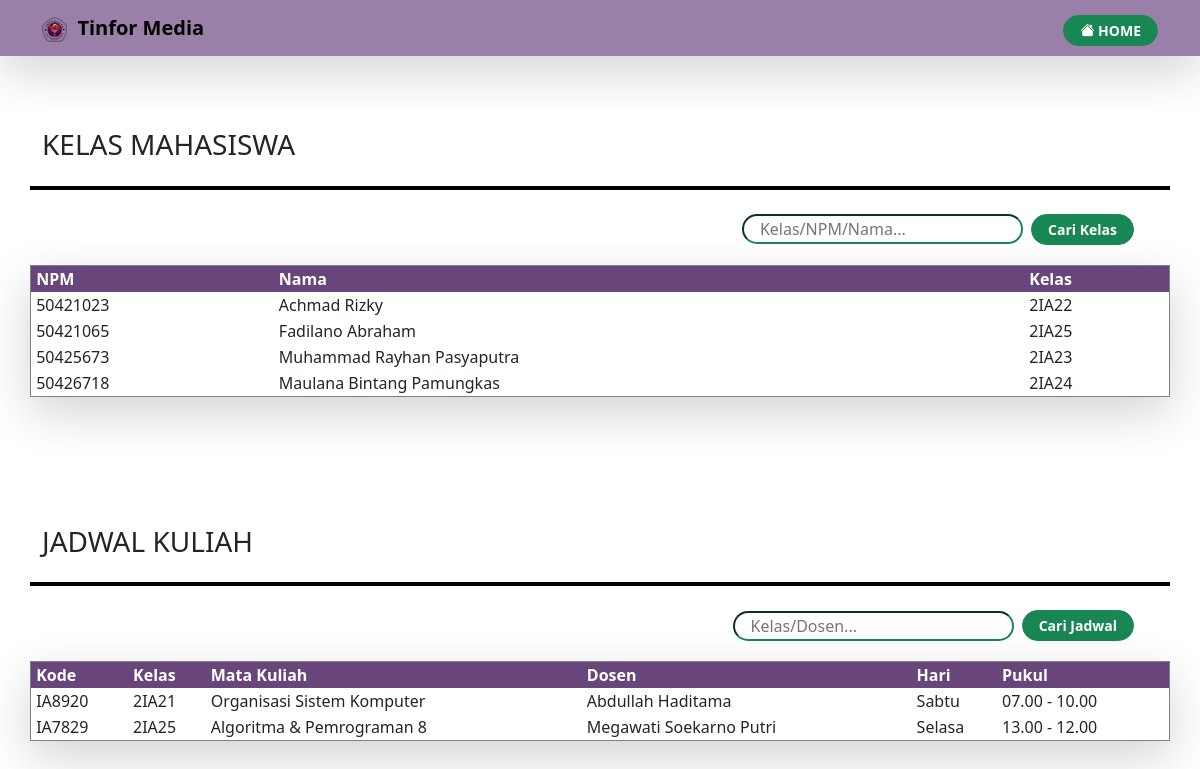
The app's page /indexphp-dashboard-jadwal&kelas.php with its own data.
### tables this page shows
CREATE TABLE `tb_kelasmahasiswa` (
  `npm` varchar(10) NOT NULL,
  `nama` varchar(60) NOT NULL,
  `kelas` varchar(7) NOT NULL
);

CREATE TABLE `tb_jadwalkuliah` (
  `kd_mk` varchar(10) NOT NULL,
  `kelas` varchar(7) NOT NULL,
  `matakuliah` varchar(60) NOT NULL,
  `namadosen` varchar(60) NOT NULL,
  `hari` varchar(10) NOT NULL,
  `pukul` varchar(15) NOT NULL
);

### indexphp-dashboard-jadwal&kelas.php (the view, shortened to what this page needs)
<?php
  include 'connect.php';
?>
<!doctype html>
<html lang="en">
  <head>
    <link href="https://cdn.jsdelivr.net/npm/bootstrap@5.3.0-alpha3/dist/css/bootstrap.min.css" rel="stylesheet" />
    <link rel="stylesheet" href="https://cdn.jsdelivr.net/npm/bootstrap-icons@1.10.5/font/bootstrap-icons.css" />
  </head>
  <body>
    <nav class="navbar navbar-expand-lg shadow-lg fixed-top" id="navbar">
      <div class="container">
        <a class="navbar-brand fw-semibold"><img src="img/general/logogundar.png" alt="logogundar" width="25" />&nbsp; Tinfor Media</a>
        <div class="collapse navbar-collapse" id="navbarNav">
          <ul class="navbar-nav ms-auto fw-bold gap-2">
            <li class="nav-item">
              <a class="btn btn-sm mt-1 fw-semibold btn-success pe-3 ps-3 rounded-4" href="index.php #dashboard"><i class="bi bi-house-fill"></i> HOME</a>
            </li>
          </ul>
        </div>
      </div>
    </nav>
    <section class="kelas-mahasiswa" id="kelas-mahasiswa">
      <div class="container">
        <div class="row">
          <h3 class="text-start">KELAS MAHASISWA</h3>
          <div class="border border-2 border-black mt-3 mb-4"></div>
          <div class="row text-end mb-3">
            <form method="POST" action="#kelas-mahasiswa">
              <input type="text" name="keyword-kelas" autocomplete="off" placeholder="Kelas/NPM/Nama..." size="23" class="border-2 border-success rounded-4 ps-3">
              <button class="btn btn-sm btn-success fw-semibold mb-1 rounded-4 ps-3 pe-3 p-1 ms-1" type="submit" name="btn-kelas">Cari Kelas</button>
            </form>
          </div>
          <table border="" cellspacing="0" width="60%" class="shadow-lg align-content-center justify-content-center">
            <tr style="background-color: rgb(104, 70, 124)" class="text-white fw-semibold">
              <th>&nbsp;NPM</th>
              <th>Nama</th>
              <th>Kelas</th>
            </tr>
            <?php
              if(isset($_POST['btn-kelas'])) {
                $search = $_POST['keyword-kelas'];
                $query  = "SELECT * FROM tb_kelasmahasiswa where NPM LIKE '%".$search."%' OR nama LIKE '%".$search."%' OR kelas LIKE '%".$search."%'";
              } else {
                $query  = "SELECT * FROM tb_kelasmahasiswa";
              }
              $select = mysqli_query($connect, $query);
              while ($data = mysqli_fetch_array($select)) {
            ?>
            <tr>
              <td>&nbsp;<?php echo $data['npm']; ?></td>
              <td><?php echo $data['nama']; ?></td>
              <td><?php echo $data['kelas']; ?></td>
            </tr>
            <?php } ?>
          </table>
        </div>
      </div>
    </section>
    <section class="jadwal-kuliah" id="jadwal-kuliah">
      <div class="container">
        <div class="row">
          <h3 class="text-start">JADWAL KULIAH</h3>
          <div class="border border-2 border-black mt-3 mb-4"></div>
          <div class="row text-end mb-3">
            <form method="POST" action="#jadwal-kuliah">
              <input type="text" name="keyword-jadwalkuliah" autocomplete="off" placeholder="Kelas/Dosen..." size="23" class="border-2 border-success rounded-4 ps-3">
              <button class="btn btn-sm btn-success fw-semibold mb-1 rounded-4 ps-3 pe-3 p-1 ms-1" type="submit" name="btn-jadwalkuliah">Cari Jadwal</button>
            </form>
          </div>
          <table border="" cellspacing="0" width="50%" class="shadow-lg align-content-center justify-content-center">
            <tr style="background-color: rgb(104, 70, 124)" class="text-white fw-semibold">
              <th>&nbsp;Kode</th>
              <th>Kelas</th>
              <th>Mata Kuliah</th>
              <th>Dosen</th>
              <th>Hari</th>
              <th>Pukul</th>
            </tr>
            <?php
              $connect  = mysqli_connect('localhost', 'root', '');
              mysqli_select_db($connect, 'db_project_pbo');
              if( isset($_POST['btn-jadwalkuliah'])){
                $search = $_POST['keyword-jadwalkuliah'];
                $query  = "SELECT * FROM tb_jadwalkuliah where kelas LIKE '%".$search."%' OR namadosen LIKE '%".$search."%'  OR matakuliah LIKE '%".$search."%'";
              } else {
                $query = "SELECT * FROM tb_jadwalkuliah";
              }
              $select = mysqli_query($connect, $query);
              while ($data = mysqli_fetch_array($select)){
            ?>
            <tr>
              <td>&nbsp;<?php echo $data['kd_mk']; ?></td>
              <td><?php echo $data['kelas']; ?></td>
              <td><?php echo $data['matakuliah']; ?></td>
              <td><?php echo $data['namadosen']; ?></td>
              <td><?php echo $data['hari']; ?></td>
              <td><?php echo $data['pukul']; ?></td>
            </tr>
            <?php
              }
            ?>
          </table>
        </div>
      </div>
    </section>
  </body>
</html>

### indexphp-dashboard-jadwal&kelas.php (style rules this page uses)
body { padding-bottom: 15rem; }
.navbar { background-color: rgb(154, 128, 169); }
.kelas-mahasiswa { padding-top: 8rem; }
.jadwal-kuliah { padding-top: 8rem; }

### records on screen
tb_kelasmahasiswa: npm "50421023", nama "Achmad Rizky", kelas "2IA22"
tb_kelasmahasiswa: npm "50421065", nama "Fadilano Abraham", kelas "2IA25"
tb_kelasmahasiswa: npm "50425673", nama "Muhammad Rayhan Pasyaputra", kelas "2IA23"
tb_kelasmahasiswa: npm "50426718", nama "Maulana Bintang Pamungkas", kelas "2IA24"
tb_jadwalkuliah: kd_mk "IA8920", kelas "2IA21", matakuliah "Organisasi Sistem Komputer", namadosen "Abdullah Haditama", hari "Sabtu", pukul "07.00 - 10.00"
tb_jadwalkuliah: kd_mk "IA7829", kelas "2IA25", matakuliah "Algoritma & Pemrograman 8", namadosen "Megawati Soekarno Putri", hari "Selasa", pukul "13.00 - 12.00"
